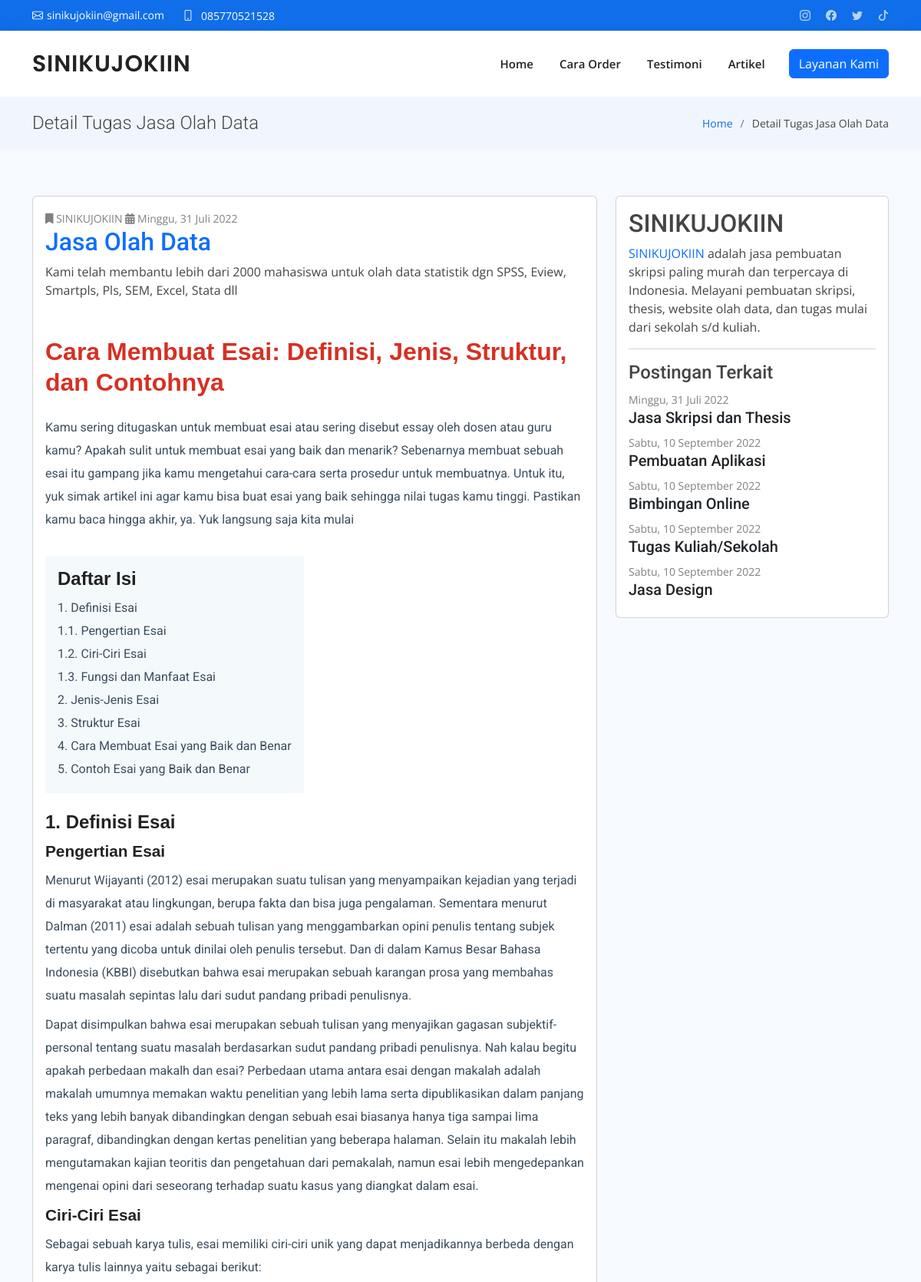
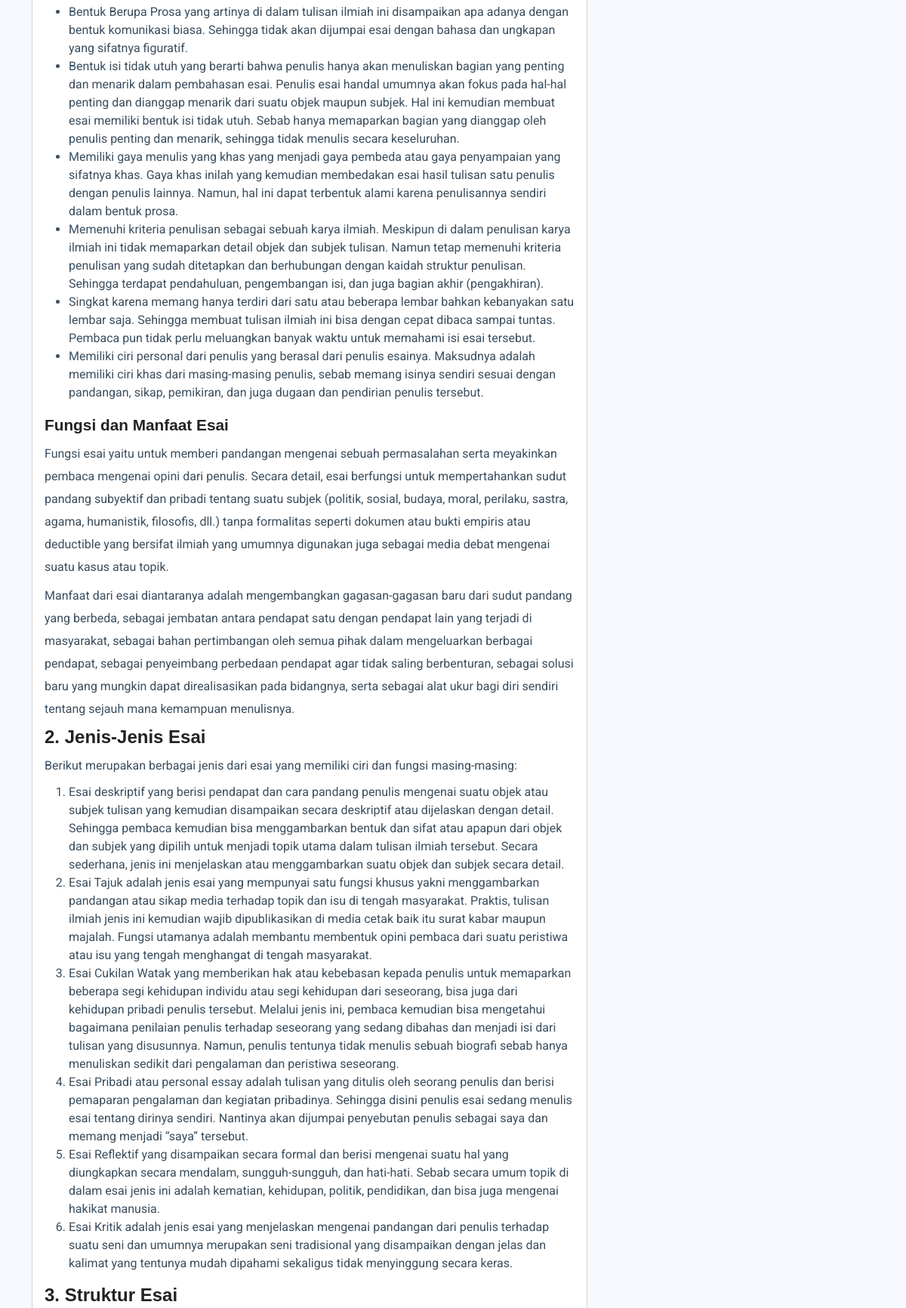
The page /tugas/tugas-esai (upper part) on the database its author committed (2 pictures, top to bottom).
### tables this page shows
CREATE TABLE `setting` (
  `id_web` int(10) UNSIGNED NOT NULL,
  `website_name` varchar(25) NOT NULL,
  `icon` varchar(100) NOT NULL,
  `logo` varchar(100) NOT NULL,
  `about` text NOT NULL,
  `email` varchar(100) NOT NULL,
  `phone` varchar(15) NOT NULL,
  `address` text NOT NULL,
  `link_map` text NOT NULL,
  `link_ig` text DEFAULT NULL,
  `link_tiktok` text DEFAULT NULL,
  `link_fb` text DEFAULT NULL,
  `link_twitter` text NOT NULL,
  `nama_ig` varchar(100) NOT NULL,
  `nama_fb` varchar(100) NOT NULL,
  `nama_tiktok` varchar(100) NOT NULL,
  `nama_twitter` varchar(100) NOT NULL,
  `total_pelanggan` int(10) UNSIGNED NOT NULL,
  `total_tugas_selesai` int(10) UNSIGNED NOT NULL,
  `total_universitas` int(10) UNSIGNED NOT NULL,
  `total_tim` int(10) UNSIGNED NOT NULL,
  `keyword` text NOT NULL,
  `deskripsi` text NOT NULL,
  `g_tag` text NOT NULL,
  `script_g_tag` text NOT NULL,
  `updated_at` datetime DEFAULT NULL ON UPDATE current_timestamp(),
  `updated_by` int(10) UNSIGNED NOT NULL
);

CREATE TABLE `tugas` (
  `id_tugas` int(10) UNSIGNED NOT NULL,
  `nama_tugas` varchar(200) NOT NULL,
  `slug` varchar(200) NOT NULL,
  `deskripsi_singkat` text NOT NULL,
  `deskripsi` text NOT NULL,
  `ikon` text NOT NULL,
  `status` varchar(20) NOT NULL,
  `created_at` datetime NOT NULL DEFAULT current_timestamp(),
  `updated_at` datetime DEFAULT NULL ON UPDATE current_timestamp(),
  `deleted_at` datetime DEFAULT NULL
);

CREATE TABLE `section` (
  `id_section` int(11) NOT NULL,
  `type_section` varchar(50) NOT NULL,
  `nama_section` varchar(120) NOT NULL,
  `deskripsi_singkat` varchar(100) NOT NULL,
  `deskripsi` text DEFAULT NULL,
  `background` text DEFAULT NULL,
  `status` varchar(20) NOT NULL DEFAULT 'Aktif',
  `created_at` datetime NOT NULL DEFAULT current_timestamp(),
  `updated_at` datetime DEFAULT NULL ON UPDATE current_timestamp(),
  `deleted_at` datetime DEFAULT NULL
);

### application/libraries/Template.php (called while the page is built)
<?php if (!defined('BASEPATH')) exit('No direct script access allowed');
class Template
{
	var $template_data = array();
	function set($name, $value)
	{
		$this->template_data[$name] = $value;
	}
	function load($template = '', $view = '', $view_data = array(), $return = FALSE)
	{
		$this->CI = &get_instance();
		$this->set('contents', $this->CI->load->view($view, $view_data, TRUE));
		return $this->CI->load->view($template, $this->template_data, $return);
	}
}

### application/controllers/Home.php (called while the page is built, shortened)
<?php
class Home extends CI_Controller {
	private $where = ['status' => "Aktif", 'deleted_at' => null];
	public function tugas($slug = null)
	{
		if ($slug) {
			$tugas = $this->db->where('slug', $slug)->get_where('tugas', $this->where)->row_array();
			$data['title'] = "Detail Tugas ".$tugas['nama_tugas'];
			$data['breadcrumb'] = breadcrumb($data['title'], true);
			$data['data'] = $tugas;
			$data['terkait'] = $this->db->limit(5)->where(['deskripsi !=' => null, 'id_tugas !=' => $tugas['id_tugas']])->get_where('tugas', $this->where)->result_array();
			$data['section'] = [
				'banner' => $this->db->where('type_section', 'section_banner_list_tugas')->get_where('section', $this->where)->row_array(),
				'side' => $this->db->where('type_section', 'section_side_artikel')->get_where('section', $this->where)->row_array(),
			];
			loadView('templates/landing', 'landing/detail_tugas', $data);
		}
	}
}

### index.php (called while the page is built, shortened)
<?php
require_once BASEPATH.'core/CodeIgniter.php';

### application/views/landing/detail_tugas.php (the view, shortened to what this page needs)
<main id="main">
	<section id="clients" class="section-bg">
		<div class="container">
			<div class="row">
				<div class="col-lg-8 col-md-8 col-12">
					<div class="card" >
						<div class="card-body">
				  			<small style="color: grey;">
				  				<i class="fa fa-bookmark"></i> <?= $web['website_name'] ?>
				  				<i class="fa fa-calendar-alt"></i>
				  	          <?= hari(date('D', strtotime($data['created_at']))) ?>, <?= dateIndonesia(date('Y-m-d', strtotime($data['created_at']))) ?>
				  			</small>
						    <h2 class="card-title text-primary"><?= $data['nama_tugas'] ?></h2>
						    <p class="card-text"><?= $data['deskripsi_singkat'] ?></p>
						</div>
					  <div class="card-body">
					    <p class="card-text"><?= $data['deskripsi'] ?></p>
					  </div>
					</div>
				</div>
				<div class="col-lg-4 col-md-4 col-12">
					<div class="card">
						<div class="card-body">
						  <h2><?= $section['side']['nama_section'] ?></h2>
						  <p><?= str_replace(['{','}'], ['<span class="text-primary">','</span>'],$section['side']['deskripsi']) ?></p>
						  <hr>
						  <?php if ($terkait): ?>
							  <h4>Postingan Terkait</h4>
							  <?php foreach ($terkait as $value): ?>
							  	<small style="color: grey;"><?= hari(date('D', strtotime($value['created_at']))) ?>, <?= dateIndonesia(date('Y-m-d', strtotime($value['created_at']))) ?></small>
							  	<h5><a href="<?= base_url('tugas/'.$value['slug']) ?>" class="text-dark" title="<?= $value['nama_tugas'] ?>"><?= $value['nama_tugas'] ?></a></h5>
							  <?php endforeach ?>
						  <?php endif ?>
						</div>
					</div>
				</div>
			</div>
		</div>
	</section>
</main>

### application/views/templates/landing.php (shortened to what this page needs)
<!DOCTYPE html>
<html lang="en">
<head>
  <link href="<?= base_url('assets/landing') ?>/vendor/aos/aos.css" rel="stylesheet">
  <link href="<?= base_url('assets/landing') ?>/vendor/bootstrap/css/bootstrap.css" rel="stylesheet">
  <link href="<?= base_url('assets/landing') ?>/vendor/bootstrap-icons/bootstrap-icons.css" rel="stylesheet">
  <link rel="stylesheet" href="<?= base_url('assets/cms/') ?>plugins/fontawesome-free/css/all.min.css">
  <link href="<?= base_url('assets/landing') ?>/vendor/glightbox/css/glightbox.min.css" rel="stylesheet">
  <link href="<?= base_url('assets/landing') ?>/vendor/swiper/swiper-bundle.min.css" rel="stylesheet">
  <link href="<?= base_url('assets/landing') ?>/css/style.css" rel="stylesheet">
</head>
<body>
  <section id="topbar" class="d-flex align-items-center">
    <div class="container d-flex justify-content-center justify-content-md-between">
      <div class="contact-info d-flex align-items-center">
        <i class="bi bi-envelope d-flex align-items-center"><a href="mailto:<?= $web['email'] ?>" title="Email"><?= $web['email'] ?></a></i>
        <i class="bi bi-phone d-flex align-items-center ms-4"><span><a href="tel:<?= $web['phone'] ?>" title="Phone"><?= $web['phone'] ?></a></span></i>
      </div>
      <div class="social-links d-none d-md-flex align-items-center">
        <?php if ($web['link_ig']): ?>
          <a target="_BLANK" href="<?= $web['link_ig'] ?>" class="instagram"><i class="bi bi-instagram"></i></a>
        <?php endif ?>
        <?php if ($web['link_fb']): ?>
          <a target="_BLANK" href="<?= $web['link_fb'] ?>" class="facebook"><i class="bi bi-facebook"></i></a>
        <?php endif ?>
        <?php if ($web['link_twitter']): ?>
          <a target="_BLANK" href="<?= $web['link_twitter'] ?>" class="twitter"><i class="bi bi-twitter"></i></a>
        <?php endif ?>
        <?php if ($web['link_tiktok']): ?>
          <a target="_BLANK" href="<?= $web['link_tiktok'] ?>" class="tiktok"><i class="bi bi-tiktok"></i></a>
        <?php endif ?>
      </div>
    </div>
  </section>
  <header id="header" class="d-flex align-items-center">
    <div class="container d-flex align-items-center justify-content-between">
      <h1 class="logo"><a href="<?= base_url() ?>"><?= $web['website_name'] ?></a></h1>
      <nav id="navbar" class="navbar">
        <ul>
          <li><a class="nav-link <?= $title == 'Home' ? 'active' : ''  ?>" href="<?= base_url() ?>">Home</a></li>
          <li><a class="nav-link <?= $title == 'Cara Order' ? 'active' : ''  ?>" href="<?= base_url('cara-order') ?>">Cara Order</a></li>
          <li><a class="nav-link <?= $title == 'Testimoni' ? 'active' : ''  ?>" href="<?= base_url('testimoni') ?>">Testimoni</a></li>
          <li><a class="nav-link <?= $title == 'List Artikel' ? 'active' : ''  ?> " href="<?= base_url("artikel") ?>">Artikel</a></li>
          <li><button  class="btn btn-primary btn-list" onclick="loadListTugas()">Layanan Kami</button></li>
        </ul>
      </nav>
    </div>
  </header>
  <main id="main" data-aos="fade-up">
    <?= $breadcrumb ?>
    <?= $contents ?>
  </main>
</body>
</html>

### assets/landing/css/style.css (style rules this page uses)
body { font-family: "Open Sans", sans-serif; color: #444444; }
a { color: #106eea; text-decoration: none; }
h1, h2, h3, h4, h5, h6 { font-family: "Roboto", sans-serif; }
#topbar { background: #106eea; height: 40px; font-size: 14px; transition: all 0.5s; color: #fff; padding: 0; }
#topbar .contact-info i { font-style: normal; color: #fff; }
#topbar .contact-info i a, #topbar .contact-info i span { padding-left: 5px; color: #fff; }
#topbar .contact-info i a { line-height: 0; transition: 0.3s; transition: 0.3s; }
#topbar .social-links a { color: rgba(255, 255, 255, 0.7); line-height: 0; transition: 0.3s; margin-left: 20px; }
#header { background: #fff; transition: all 0.5s; z-index: 997; height: 86px; box-shadow: 0px 2px 15px rgba(0, 0, 0, 0.1); }
#header .logo { font-size: 30px; margin: 0; padding: 0; line-height: 1; font-weight: 600; letter-spacing: 0.8px; font-family: "Poppins", sans-serif; }
#header .logo a { color: #222222; }
.navbar { padding: 0; }
.navbar ul { margin: 0; padding: 0; display: flex; list-style: none; align-items: center; }
.navbar li { position: relative; }
.navbar>ul>li { white-space: nowrap; padding: 10px 0 10px 28px; }
.navbar a, .navbar a:focus { display: flex; align-items: center; justify-content: space-between; padding: 0 3px; font-size: 15px; font-weight: 600; color: #222222; white-space: nowrap; transition: 0.3s; position: relative; }
.navbar>ul>li>a:before { content: ""; position: absolute; width: 100%; height: 2px; bottom: -6px; left: 0; background-color: #106eea; visibility: hidden; width: 0px; transition: all 0.3s ease-in-out 0s; }
section { padding: 60px 0; overflow: hidden; }
.section-bg { background-color: #f6f9fe; }

### rows shown on the page
setting: email "sinikujokiin@gmail.com", phone "085770521528", website_name "SINIKUJOKIIN"
tugas: created_at "Minggu", created_at "31 Juli 2022", nama_tugas "Jasa Olah Data", deskripsi_singkat "Kami telah membantu lebih dari 2000 mahasiswa untuk olah data statistik dgn SPSS, Eview, Smartpls, Pls, SEM, Excel, Stata dll", deskripsi "Cara Membuat Esai: Definisi, Jenis, Struktur, dan Contohnya Kamu sering ditugaskan untuk membuat esai atau sering disebut essay oleh dosen atau guru kamu? Apakah sulit untuk membuat esai yang baik dan menarik? Sebenarnya membuat sebuah esai itu gampang jika kamu mengetahui cara-cara serta prosedur untuk membuatnya. Untuk itu, yuk simak artikel ini agar kamu bisa buat esai yang baik sehingga nilai tugas kamu tinggi. Pastikan kamu baca hingga akhir, ya. Yuk langsung saja kita mulai Daftar Isi 1. Definisi Esai 1.1. Pengertian Esai 1.2. Ciri-Ciri Esai 1.3. Fungsi dan Manfaat Esai 2. Jenis-Jenis Esai 3. Struktur Esai 4. Cara Membuat Esai yang Baik dan Benar 5. Contoh Esai yang Baik dan Benar 1.…"
section: nama_section "SINIKUJOKIIN", deskripsi "SINIKUJOKIIN adalah jasa pembuatan skripsi paling murah dan terpercaya di Indonesia. Melayani pembuatan skripsi, thesis, website olah data, dan tugas mulai dari sekolah s/d kuliah."
tugas: created_at "Minggu", created_at "31 Juli 2022", nama_tugas "Jasa Skripsi dan Thesis"
tugas: created_at "Sabtu", created_at "10 September 2022", nama_tugas "Pembuatan Aplikasi"
tugas: created_at "Sabtu", created_at "10 September 2022", nama_tugas "Bimbingan Online"
tugas: created_at "Sabtu", created_at "10 September 2022", nama_tugas "Tugas Kuliah/Sekolah"
tugas: created_at "Sabtu", created_at "10 September 2022", nama_tugas "Jasa Design"

### other values the page prints
$title "Detail Tugas Jasa Olah Data"
